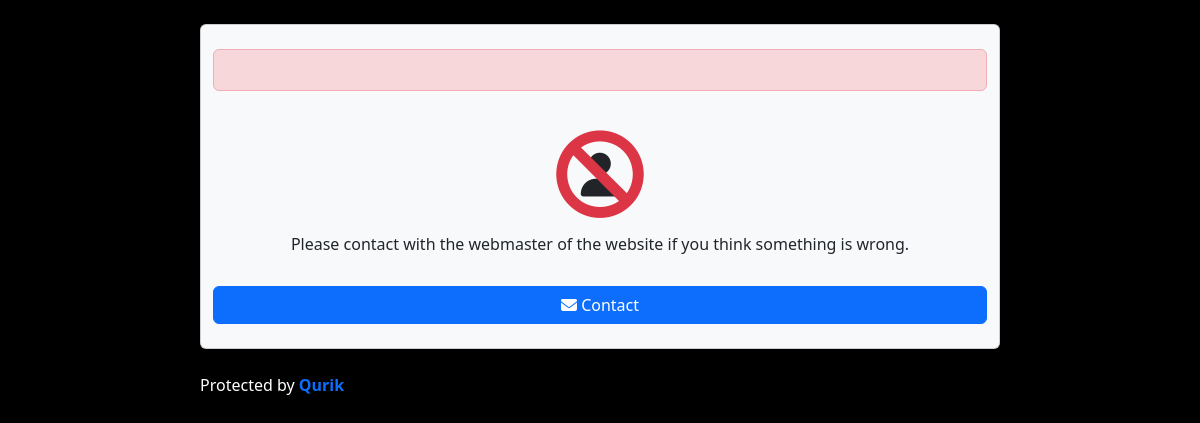
The page /pages/banned.php on the database as committed earlier.
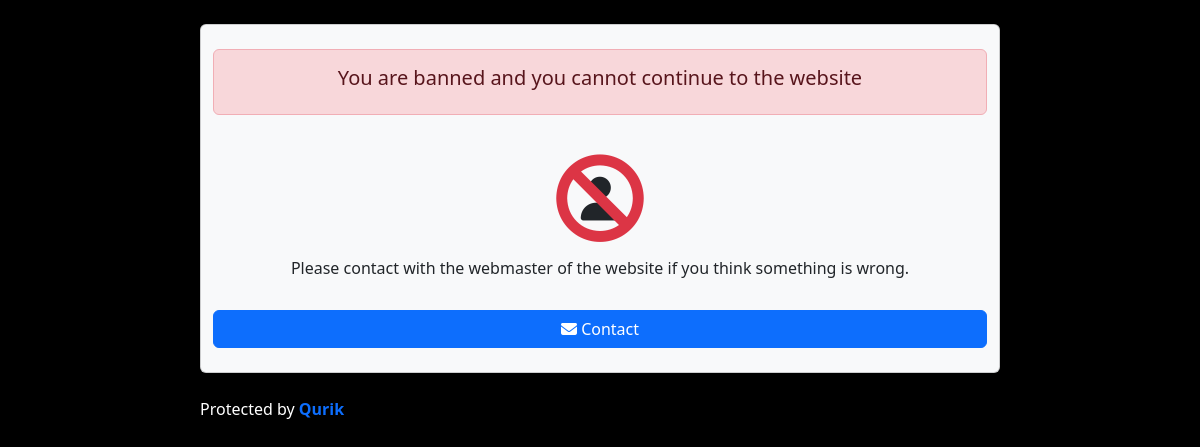
The same page on the database as committed later.
### config_settings.php (called while the page is built)
<?php $settings = array (
  'site_url' => 'http://localhost',
  'qurik_path' => 'http://localhost/qurik',
  'username' => 'admin',
  'password' => '8c6976e5b5410415bde908bd4dee15dfb167a9c873fc4bb8a81f6f2ab448a918',
  'email' => 'hackerhub.help@gmail.com',
  'qurik' => 1,
  'mail_notifications' => 1,
  'test_integration' => 0,
  'dark_mode' => 1,
  'countryban_blacklist' => 1,
  'live_traffic' => 1,
  'badword_replace' => '[Censored]',
  'error_reporting' => '5',
  'display_errors' => '1',
  'sqli_protection2' => 1,
  'sqli_protection3' => 1,
  'sqli_protection4' => 1,
  'sqli_protection5' => 1,
  'sqli_protection6' => 1,
  'sqli_protection7' => 1,
  'sqli_protection8' => 1,
  'sqli_protection' => 1,
  'sqli_logging' => 1,
  'sqli_autoban' => 1,
  'sqli_redirect' => 'http://localhost/qurik/pages/blocked.php',
  'sqli_mail' => 1,
  'badbot_protection' => 1,
  'badbot_protection2' => 1,
  'badbot_protection3' => 1,
  'badbot_logging' => 1,
  'badbot_autoban' => 1,
  'badbot_mail' => 0,
  'proxy_protection2' => 1,
  'proxy_protection' => 0,
  'proxy_api1' => '',
  'proxy_api2' => '',
  'proxy_api3' => '',
  'proxy_logging' => 1,
  'proxy_mail' => 0,
  'proxy_redirect' => 'http://localhost/qurik/pages/proxy.php',
  'spam_protection' => 1,
  'spam_logging' => 1,
  'spam_redirect' => 'http://localhost/qurik/pages/spammer.php',
  'spam_mail' => 0,
); ?>

### pages/banned.php (the view, shortened to what this page needs)
<?php
include "header.php";
$query = $mysqli->query("SELECT * FROM `qurik_pages-layolt` WHERE page='Banned'");
$row   = $query->fetch_assoc();
?>
        <br />
        <div class="row d-flex justify-content-center">
            <center>
				<div class="alert alert-danger" class="wpage_head">
                    <h5 class="alert-heading"><?php
echo html_entity_decode($row['text']);
?></h5>
                </div><br />
                    <p class="font35">
<span class="fa-stack fa-lg">
  <i class="fas fa-user fa-stack-1x"></i>
  <i class="fas fa-ban fa-stack-2x text-danger"></i>
</span></p>
                <h6>Please contact with the webmaster of the website if you think something is wrong.</h6>
				<br />
	            <a href="mailto:<?php echo $settings['email']; ?>" class="btn btn-primary col-12" target="_blank"><i class="fas fa-envelope"></i> Contact</a>
            </center>
        </div>
<?php
include "footer.php";
?>

Rows that differ between the two databases and show on the page:
added qurik_pages-layolt: text "You are banned and you cannot continue to the website"
